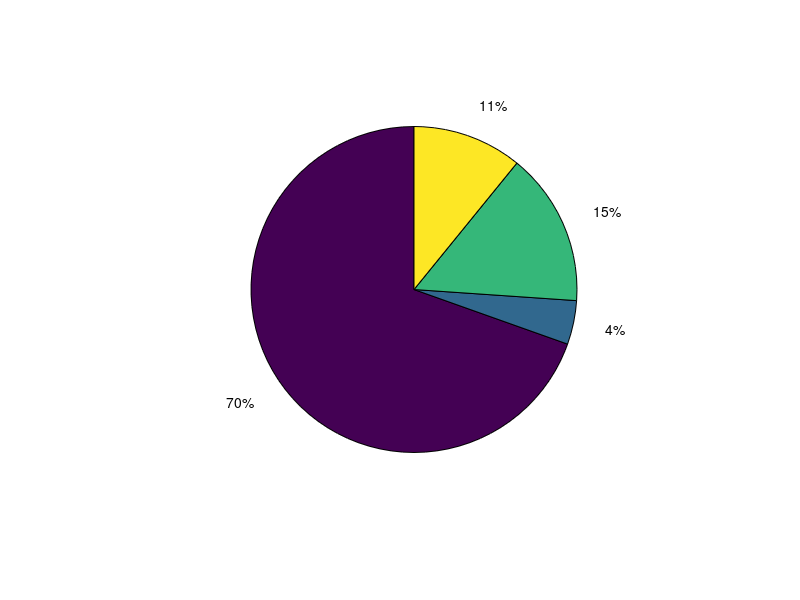

Recreate this plot in MATLAB. (Note: this script raises an error after producing the figure.)
dose(1,1) = 2+3+4+1+1+4+2+3+3+5+2+4+4+2+8+1+5+2+4+4;
dose(2,1) = 4;
dose(3,1) = 14;
dose(4,1) = 10;
figure;
h = pie(dose);
h(1).FaceColor = [1,0.55, 0.55];
h(3).FaceColor = [1,0.55, 0.35];
h(5).FaceColor = [0.55,0.9, 0.55];
h(7).FaceColor = [0,0.55, 0];
set(gcf,'Color','w')
legend([str(dose(1)),' with ','0 doses'],['  ',str(dose(2)),' with ','1 dose'],...
    [str(dose(3)),' with ','2 doses'],[str(dose(4)),' with ','3 doses'],'location','northwest')
title({'New ventilated by vaccination status for','60+ years old between 29 Aug and 17 Sep'})

pop = [143734;nan;288838;1116560];
ve2 = 100*(1-(dose(3)/pop(3))/(dose(1)/pop(1)));
ve3 = 100*(1-(dose(4)/pop(4))/(dose(1)/pop(1)));